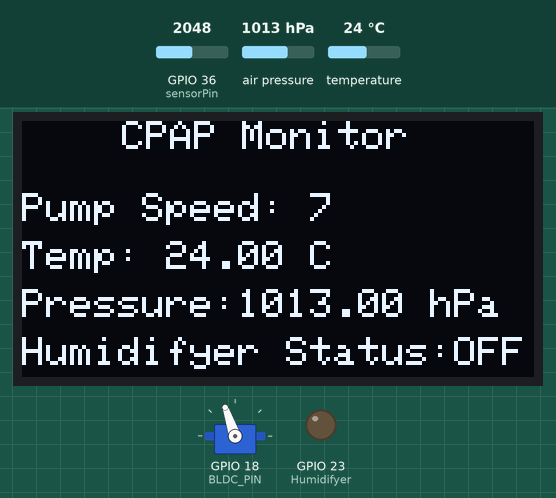
Recording of a sketch running on a simulated ESP32. Shown: 128×64 one-colour display, servo, output pins drawn as LEDs (lit = HIGH). The test bench sets the inputs (shaded band); at power-on: GPIO 36 (sensorPin) = 2048, air pressure 1013 hPa, temperature 24 °C. Nothing arrives over Bluetooth unless stated; what the sketch prints to the serial monitor is not drawn.

Above: at 5.0 s.
5.1 s: GPIO 36 (sensorPin) set to 1041
At 7.0 s:
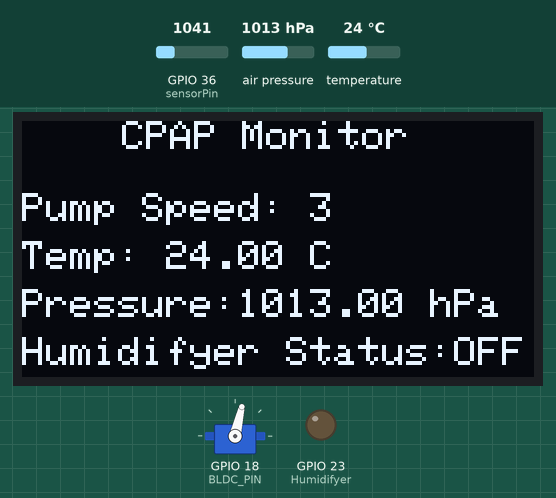
7.4 s: GPIO 36 (sensorPin) set to 948
At 8.1 s:
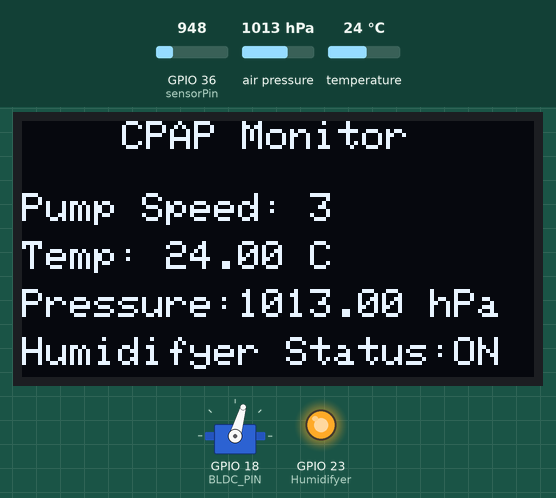
9.0 s: GPIO 36 (sensorPin) set to 0
At 10.8 s:
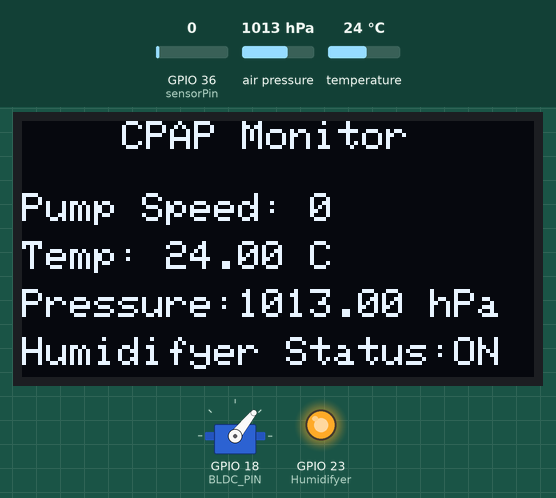
11.1 s: GPIO 36 (sensorPin) set to 2866
At 13.4 s:
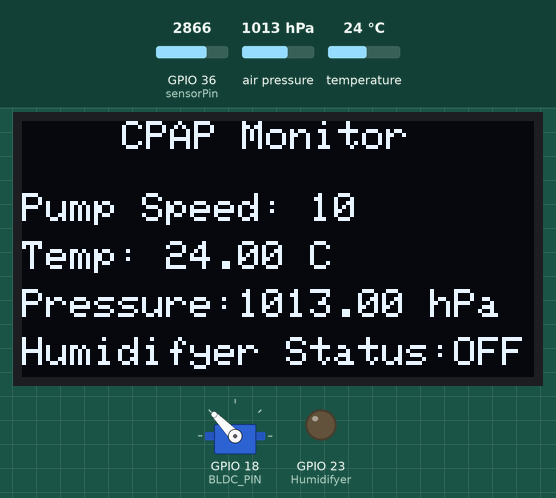
13.8 s: air pressure set to 952 hPa
At 14.2 s:
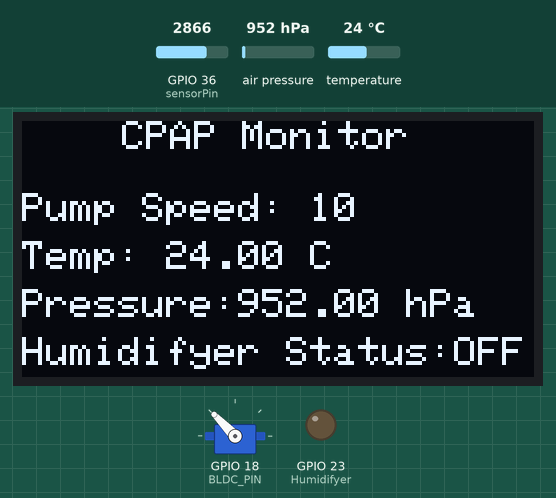
15.3 s: GPIO 36 (sensorPin) set to 960
At 17.6 s:
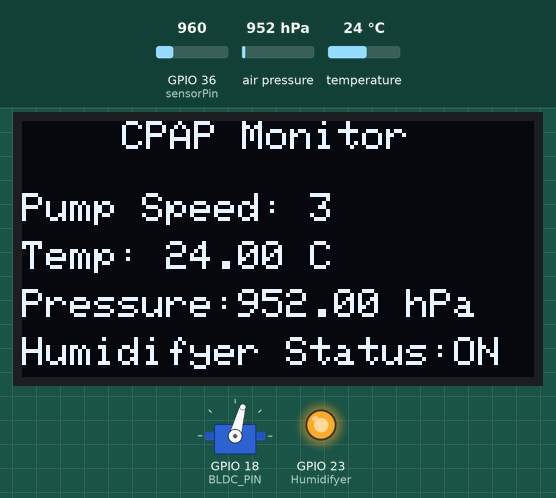
Timing chart, 0 to 19.0 s (numbered marks = the images above; inputs shaded):
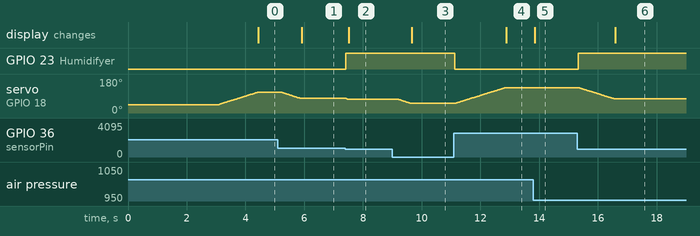

The sketch:

autoCalibrateTest01.ino
```cpp
#include <BluetoothSerial.h>
#include <Wire.h>
#include <Adafruit_BMP280.h>
#include <Adafruit_GFX.h>
#include <Adafruit_SSD1306.h>
#include <ESP32Servo.h>

// --------------------------------------------- Pin Config
#define sensorPin 36
#define Humidifyer 23
#define AIR_SDA_PIN 26
#define AIR_SCL_PIN 25
#define DIS_SDA_PIN 21
#define DIS_SCL_PIN 22
#define BLDC_PIN 18

//------------------------------------------------- Veriables
#define SCREEN_WIDTH 128
#define SCREEN_HEIGHT 64

int currentSpeed = 1000;
int targetSpeed = 1000;

const int RAMP_STEP = 10;      // µs per step (lower = smoother)
const int RAMP_DELAY = 20;    // ms between steps (lower = faster ramp)

// --------------------------------------------- I2C Buses
TwoWire I2C_BMP = TwoWire(0);
TwoWire I2C_OLED = TwoWire(1);

// --------------------------------------------- System Objects
BluetoothSerial SerialBT;
Adafruit_BMP280 bmp(&I2C_BMP);
Adafruit_SSD1306 display(SCREEN_WIDTH, SCREEN_HEIGHT, &I2C_OLED, -1);
Servo esc;

// ------------------------------------------------------------------------------------------------------ SETUP
void setup()
{
  Serial.begin(115200);

  // ------------------------------------ Bluetooth Name
  SerialBT.begin("BreathEZ");

  // ------------------------------------ Humidifier
  pinMode(Humidifyer, OUTPUT);
  digitalWrite(Humidifyer, LOW);

  // --------------------------------------------- Air Preasure BMP280
  I2C_BMP.begin(AIR_SDA_PIN, AIR_SCL_PIN, 100000);

  if (!bmp.begin(0x76))
  {
    Serial.println("BMP280 not found!");
    while (1);
  }

  // -------------------------------------------------------- OLED Display
  I2C_OLED.begin(DIS_SDA_PIN, DIS_SCL_PIN, 100000);

  if (!display.begin(SSD1306_SWITCHCAPVCC, 0x3C))
  {
    Serial.println("OLED not found");
    while (1);
  }

  display.clearDisplay();
  display.setTextSize(2);
  display.setTextColor(WHITE);

  display.setCursor(15, 25);
  display.println("BreathEZ");
  display.display();

  Serial.println("System Initialized");
  Serial.println("Bluetooth Ready");

  // -------------------------------------------------------- ESC
  esc.attach(BLDC_PIN);
  Serial.println("Arming ESC...");
  esc.writeMicroseconds(1000);
  delay(3000);
}

//------------------------------------------------------------------------------------------------------ LOOP
void loop()
{
  display.clearDisplay();

  // -------------------------------------------------------- Air Sensor Value Read
  int sensorValue = analogRead(sensorPin);
  float temperature = bmp.readTemperature();
  float pressure = bmp.readPressure() / 100.0; // hPa
  float altitude = bmp.readAltitude(1013.25);

  // ------------------------------------------------------ Sensor check
  if (isnan(sensorPin))
  {
    Serial.println("!!ERROR!!, Sensor is not connected");
    SerialBT.println("!!ERROR!!, Sensor is not connected");
    return;
  }
  // ------------------------------------------------------- Humidifyer Controll
  const char* H_status;

  if(sensorValue < 1000) // ***************CALIBRATION*****************
  {
    digitalWrite(Humidifyer, HIGH);
    // Serial.println("Humidifyer ON");
    // SerialBT.println("Humidifyer ON");
    H_status = "ON";
  }
  else
  {
    digitalWrite(Humidifyer, LOW);
    // Serial.println("Humidifyer OFF");
    // SerialBT.println("Humidifyer OFF");
    H_status = "OFF";
  }

  // ------------------------------------------------------------ BLDC ESC ********************

  int BLDC_Speed = map(sensorValue, 200, 3100, 1074, 2000);
  int targetSpeed = constrain(BLDC_Speed, 1074, 2000);
  int SpeedLVL = map(targetSpeed, 1000, 1900, 0, 10);
  rampToSpeed(targetSpeed);

  // --------------------------------------------------------- Serial Print
  Serial.print("PaperSensor: ");
  Serial.print(sensorValue);
  Serial.print(", ");

  Serial.print("Temp: ");
  Serial.print(temperature);
  Serial.print(" °C");
  Serial.print(", ");

  Serial.print("Pressure: ");
  Serial.print(pressure);
  Serial.print(" hPa");
  Serial.print(", ");

  // Serial.print("Altitude: ");
  // Serial.print(altitude);
  // Serial.print(" m");
  // Serial.print(", ");

  Serial.print("Pump speed lvl: ");
  Serial.print(SpeedLVL);
  Serial.print(", ");

  Serial.print("Pump speed: ");
  Serial.println(targetSpeed);

  //----------------------------------------------------------- Bluetooth Print
  SerialBT.print("PaperSensor: ");
  SerialBT.print(sensorValue);
  SerialBT.print(", ");

  SerialBT.print("Temp: ");
  SerialBT.print(temperature);
  SerialBT.print(" °C");
  SerialBT.print(", ");

  SerialBT.print("Pressure: ");
  SerialBT.print(pressure);
  SerialBT.print(" hPa");
  SerialBT.print(", ");

  // SerialBT.print("Altitude: ");
  // SerialBT.print(altitude);
  // SerialBT.print(" m");
  // SerialBT.print(", ");

  SerialBT.print("Pump speed lvl: ");
  SerialBT.print(SpeedLVL);
  SerialBT.print(", ");

  SerialBT.print("Pump speed: ");
  SerialBT.print(targetSpeed);
  SerialBT.print(", ");

  SerialBT.print("Humidifyer Status: ");
  SerialBT.println(H_status);

  // --------------------------------------------------------- OLED Display
  display.setTextSize(1.5);
  display.setCursor(25, 0);
  display.println("CPAP Monitor");

  // display.setTextSize(1);
  // display.setCursor(0, 18);
  // display.print("Resp: ");
  // display.print(sensorValue);
  // display.println("breaths/min");

  // display.setCursor(0, 30);
  // display.print("Temp: ");
  // display.print(temperature);
  // display.println(" C");

  // display.setCursor(0, 42);
  // display.print("Pressure:");
  // display.print(pressure);
  // display.println(" hPa");

  // display.setCursor(0, 54);
  // display.print("Humidifyer Status:");
  // display.println(status);

  //************************************************************************************

  display.setTextSize(1);

  display.setCursor(0, 18);
  display.print("Pump Speed: ");
  display.print(SpeedLVL);

  display.setCursor(0, 30);
  display.print("Temp: ");
  display.print(temperature);
  display.println(" C");

  display.setCursor(0, 42);
  display.print("Pressure:");
  display.print(pressure);
  display.println(" hPa");

  display.setCursor(0, 54);
  display.print("Humidifyer Status:");
  display.println(H_status);

  display.display();
  delay(100);
}

// ------------------------------------------------------------------------------- BLDC Pump Ramp Function
void rampToSpeed(int target)
{
  target = constrain(target, 1000, 2000);

  if (currentSpeed < target) {
    for (int s = currentSpeed; s <= target; s += RAMP_STEP) {
      esc.writeMicroseconds(s);
      delay(RAMP_DELAY);
    }
  }
  else if (currentSpeed > target) {
    for (int s = currentSpeed; s >= target; s -= RAMP_STEP) {
      esc.writeMicroseconds(s);
      delay(RAMP_DELAY);
    }
  }

  esc.writeMicroseconds(target);  // ensure we land exactly on target
  currentSpeed = target;
  Serial.println("Target reached.");
}
```

Measured:
- the behaviour switches between 1000 and 999 on GPIO 36 (sensorPin) (found by bisection; images 1 and 2)
- after the input at 5.1 s, servo on GPIO 18 (BLDC_PIN): moves from 109° to 77° over 0.64 s, starting after 0.15 s; the display: changes after 0.82 s (image 1)
- after the input at 7.4 s, GPIO 23 (Humidifyer): LOW → HIGH at once; servo on GPIO 18 (BLDC_PIN): 77° → 74° at once; the display: changes after 0.12 s (image 2)
- after the input at 9.0 s, servo on GPIO 18 (BLDC_PIN): moves from 74° to 51° over 0.44 s, starting after 0.18 s; the display: changes after 0.65 s (image 3)
- after the input at 11.1 s, GPIO 23 (Humidifyer): HIGH → LOW at once; servo on GPIO 18 (BLDC_PIN): moves from 51° to 134° over 1.7 s, starting after 0.05 s; the display: changes after 1.8 s (image 4)
- after the input at 13.8 s, the display: changes after 0.06 s (image 5)
- after the input at 15.3 s, GPIO 23 (Humidifyer): LOW → HIGH at once; servo on GPIO 18 (BLDC_PIN): moves from 134° to 75° over 1.2 s, starting after 0.06 s; the display: changes after 1.3 s (image 6)
